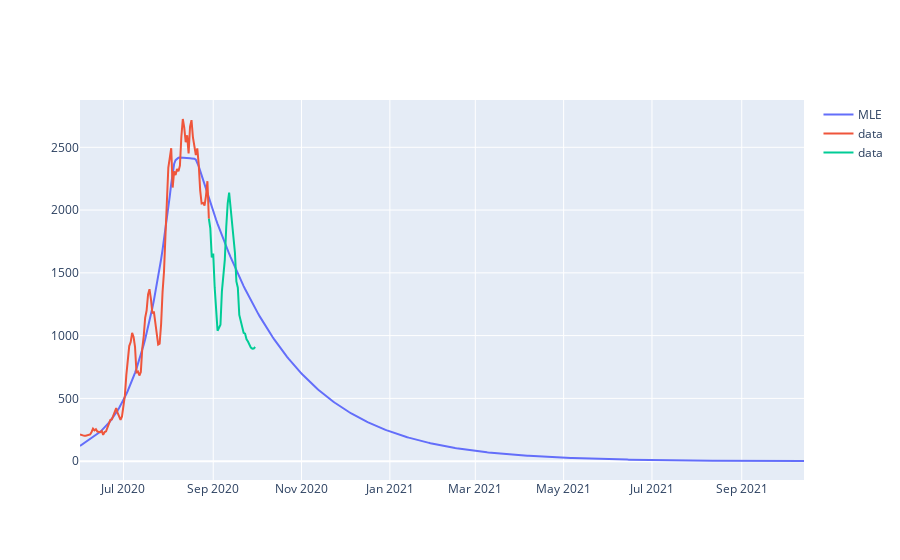

Notebook code for this chart:
### Code cell
target = "notification"

fig = go.Figure()
fig = fig.add_trace(go.Scatter(x = res.derived_outputs[target].keys(), y = res.derived_outputs[target], name = "MLE"))
fig = fig.add_trace(go.Scatter(x = bcm.targets[target].data.keys(), y = bcm.targets[target].data, name = "data"))
fig = fig.add_trace(go.Scatter(x = notification_smoothed[89:].keys(), y = notification_smoothed[89:], name = "data"))
fig.show()
